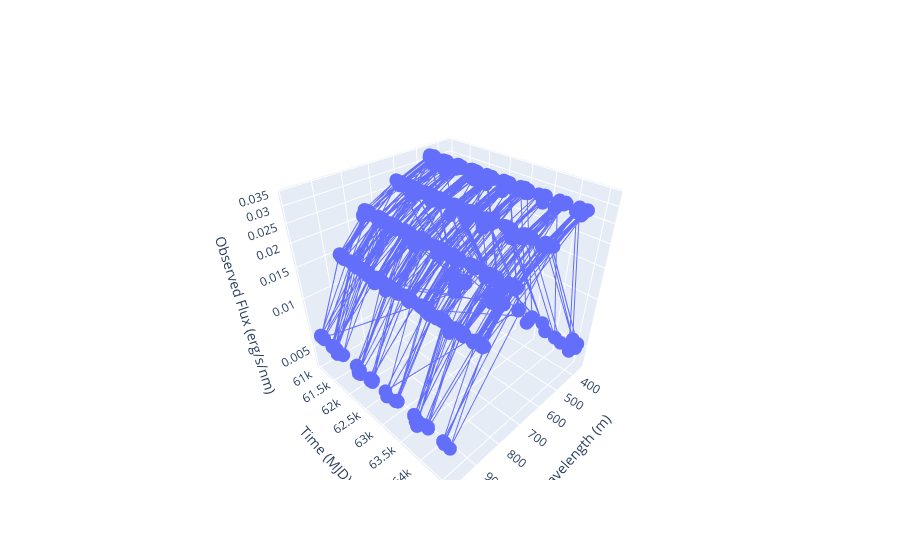

Notebook source saved alongside this figure:
### Markdown cell above
## Make a plot for one source
We pull off one observation and plot the errors on our observations for one selected source (here s``` eli = 19```)

### Code cell
# Plot results single source
####################################################################
import plotly.graph_objects as go
import matplotlib.ticker as ticker

bandstr_to_wavelength = {'u':360, 'g':475, 'r':620, 'i':755, 'z': 870, 'y': 985}
band_markers = {"u": "o", "g": "s", "r": "^", "i": "D", "z": "v", "y": "x",}
band_colors = {"u": "#0000FF", "g":"#00BFBF", "r": "#008000", "i": "#BFBF00", "z": "#FF0000", "y": "#BF00BF"}


seli = sel_src[0]

spot = sum(len(source_matches[i]) for i in sel_src if i < seli)
times = obs_t[spot : spot + len(source_matches[seli])]
ibands = bands[spot : spot + len(source_matches[seli])]
lc_obs = LCs[0][spot : spot + len(source_matches[seli])]
lc_err = LCs[1][spot : spot + len(source_matches[seli])]

lc_true = LCs[2][spot : spot + len(source_matches[seli])]

lc_err_true = LCs[3][spot : spot + len(source_matches[seli])]


times_flat = np.asarray(times).reshape(-1)
y_flat = np.asarray(lc_obs).reshape(-1)
yerr_flat = np.asarray(lc_err).reshape(-1)
y_true_flat = np.asarray(lc_true).reshape(-1)

print(np.shape(lc_obs))



# times_flat = np.asarray(times).reshape(-1)
# y_flat = np.asarray(lc_obs).reshape(-1)
# yerr_flat = np.asarray(lc_err).reshape(-1)
# y_true_flat = np.asarray(lc_true).reshape(-1)

# print(np.max(yerr_flat), np.mean(yerr_flat), np.min(yerr_flat))

# print(y_flat)


# print(times)
# print(max(times))
# print(min(times))
# print(ibands)
# print(lc_obs)
# print(max(lc_obs))
# print(min(lc_obs))
# print(lc_err)

# print(f"ibands:{ibands}")

fig, (ax1, ax2) = plt.subplots(
    2, 1,
    figsize=(20, 7),
    sharex=True,
    gridspec_kw={"height_ratios": [3, 1]}
)


wavelengths = []
band_strs= []
for i in range(len(ibands)):
    bandstr = idx_to_bandstr[ibands[i].item()]
    band_strs.append(bandstr)
    wavelengths.append(bandstr_to_wavelength[bandstr])
band_strs = np.asarray(band_strs).reshape(-1)
for b in np.unique(band_strs):
    m = band_strs == b
    ax1.errorbar(
        times_flat[m],
        y_flat[m],
        yerr=yerr_flat[m],
        fmt="none",
        color=band_colors[str(b)],
        ecolor=band_colors[str(b)],
        linestyle="none",
        capsize=2,
    )
    ax1.plot(
        times_flat[m],
        y_flat[m],
        color=band_colors[b],
        marker=band_markers[b],
        label=b,
    )
    # ax1.plot(
    #     times_flat[m],
    #     y_true_flat[m],
    #     color="black",
    #     marker=band_markers[b],
    #     label=b,
    #     fillstyle="none",
    #     linewidth=0.25,
    # )


ax1.set_title("Observed flux (+/- observed error) per observed band per time")
ax1.set_yscale("log")
ax1.set_xlabel("Time (MJD)")
ax1.set_ylabel("Observed Flux (electrons/s/cm^2)")
ax1.legend(title="Band")
ymin, ymax = ax1.get_ylim()
ticks = np.array([
    m * 10**exp
    for exp in range(int(np.floor(np.log10(ymin))), int(np.ceil(np.log10(ymax))) + 1)
    for m in [1, 2, 5]
])
ticks = ticks[(ticks >= ymin) & (ticks <= ymax)]
ax1.yaxis.set_major_locator(ticker.FixedLocator(ticks))
ax1.yaxis.set_major_formatter(ticker.FixedFormatter([f"{t:.1e}" for t in ticks]))
ax2.set_xlim(ax1.get_xlim())
p_times = jnp.linspace(60981.002252, 65991.341370, num=len(perturbations))
ax2.plot(p_times, perturbations)
ax2.axhline(y=1, linestyle="--", linewidth=1, color="red")
ax2.set_yscale("log")
ax2.set_xlabel("Time (MJD)")
ax2.set_ylabel("Perturbations")
plt.tight_layout()
plt.savefig("standard_disk_long.svg")
plt.show()



fig = go.Figure(data=[go.Scatter3d(x=wavelengths, y=times, z=lc_obs.flatten())])
fig.update_layout(
    scene=dict(
        xaxis=dict(
            title="Wavelength (m)"
            # range=[1.9e-7, 9.0e-7]
        ),
        yaxis=dict(
            title="Time (MJD)"
            # range=[6300, 6600]
        ),
        zaxis=dict(
            title="Observed Flux (erg/s/nm)", type="log"
        )
    )
)
fig.show(config={"scrollZoom": True})





# lc_err_mag = jnp.abs(
#     jax.vmap(I.mag_system.err)(
#         lc_obs, lc_err, survey_airmass[spot : spot + len(source_matches[seli])][:, None]
#     )
# )
# lc_obs_mag = jax.vmap(I.mag_system.flux_to_mag)(
#     ibands, lc_obs, survey_airmass[spot : spot + len(source_matches[seli])][:, None]
# )
# lc_true = LCs[2][spot : spot + len(source_matches[seli])]
# lc_true_mag = jax.vmap(I.mag_system.flux_to_mag)(
#     ibands, lc_true, survey_airmass[spot : spot + len(source_matches[seli])][:, None]
# )
# lc_err_true = LCs[3][spot : spot + len(source_matches[seli])]
# print("(true - obs) / err:", (lc_true - lc_obs) / lc_err)
# plt.hist(
#     (LCs[2] - LCs[0]) / LCs[1],
#     bins=25,
#     density=True,
#     alpha=0.6,
#     color="b",
#     label="(true - obs) / err",
# )
# plt.plot(
#     jnp.linspace(-5, 5, 100),
#     jax.scipy.stats.norm.pdf(jnp.linspace(-5, 5, 100)),
#     color="r",
#     linestyle="--",
#     label="Standard Normal",
# )

# plt.xlabel("(true - obs) / err")
# plt.title("Distribution of (true - observed) / error for a single source")
# plt.legend()
# plt.savefig(f"mock_lightcurve_residuals_source_{seli}.pdf", bbox_inches="tight")
# plt.show()
# plt.hist(
#     (LCs[2] - LCs[0]) / LCs[3],
#     bins=25,
#     density=True,
#     alpha=0.6,
#     color="b",
#     label="(true - obs) / err",
# )
# plt.plot(
#     jnp.linspace(-5, 5, 100),
#     jax.scipy.stats.norm.pdf(jnp.linspace(-5, 5, 100)),
#     color="r",
#     linestyle="--",
#     label="Standard Normal",
# )
# plt.xlabel("(true - obs) / err")
# plt.title("Distribution of (true - observed) / error_true for a single source")
# plt.legend()
# plt.savefig(f"mock_lightcurve_true_residuals_source_{seli}.pdf", bbox_inches="tight")
# plt.show()
# fig, ax = plt.subplots(figsize=(20, 20))
# for iband in np.unique(ibands):
#     sel_band = ibands == iband
#     ax.errorbar(
#         obs_t[spot : spot + len(source_matches[seli])][sel_band].flatten(),
#         lc_obs_mag[sel_band].flatten(),
#         yerr=lc_err_mag[sel_band].flatten(),
#         fmt="o",
#         label=f"Observed {I.throughput.bands[iband]}",
#         color=colours[iband],
#     )
#     ax.plot(
#         obs_t[spot : spot + len(source_matches[seli])][sel_band],
#         lc_true_mag[sel_band],
#         color=colours[iband],
#         linestyle="--",
#         linewidth=1,
#         label="True",
#     )
# ax.errorbar(
#     obs_t[spot : spot + len(source_matches[seli])].flatten(),
#     lc_obs.flatten(),
#     yerr=lc_err.flatten(),
#     color="r",
#     fmt="o",
#     label="Observed",
# )
# ax.set_title(f"Source {seli}")
# ax.text(0.05, 0.95, f"Source {seli}", transform=ax.transAxes, fontsize=8, verticalalignment="top")
# ax.set_ylim(18, 30)
# ax.invert_yaxis()
# # ax.set_xticks([])
# # ax.set_yticks([])
# spot += len(source_matches[seli])
# plt.savefig(f"mock_lightcurve_source_{seli}.pdf", bbox_inches="tight")
# plt.show()

print('hi')

### Figure 1 — Plotly figure (JSON) as saved in the notebook; plotly's stock layout.template omitted (floating-point values rounded to 4 significant figures; data arrays with more than 128 entries replaced by an {"elided": "..."} marker saying what was removed)
{"data": [{"type": "scatter3d", "x": {"elided": "834 int values"}, "y": {"elided": "834 float values"}, "z": {"elided": "834 float values"}}], "layout": {"scene": {"xaxis": {"title": {"text": "Wavelength (m)"}}, "yaxis": {"title": {"text": "Time (MJD)"}}, "zaxis": {"title": {"text": "Observed Flux (erg/s/nm)"}, "type": "log"}}}}
